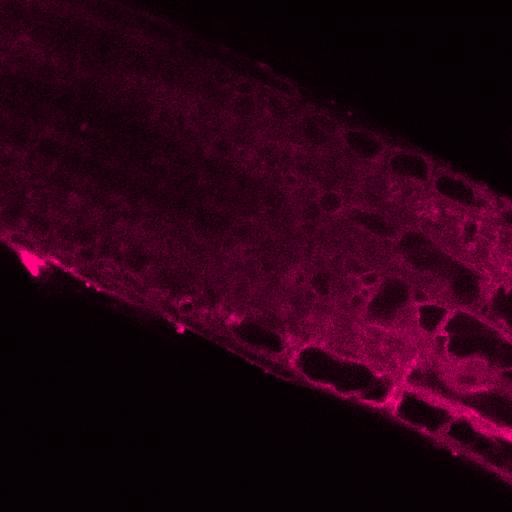
#> input picture frame 9 of others/plant.avi, 512 x 512 px
$ python optical_flow_dense.py
#> lines starting #> are read from the running program, lines starting #| are printed output that depends on the picture
# -*- coding: utf-8 -*-
"""
Created on Thu May 28 16:28:30 2020

@author: Andrea Bassi
"""


import numpy as np
import cv2 as cv
import matplotlib.pyplot as plt

cap = cv.VideoCapture(cv.samples.findFile("plant.avi"))

ret, frame1 = cap.read()
#> frame1 is the input picture: shape (512, 512, 3); mean B, G, R 19.7, 0.6, 40

#print(ret)
prvs_image = cv.cvtColor(frame1,cv.COLOR_BGR2GRAY)
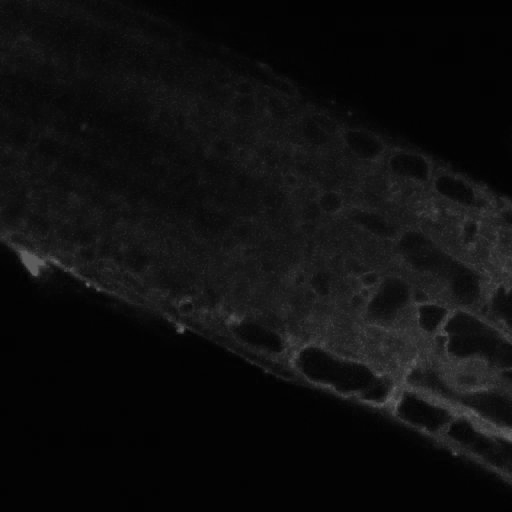
#> prvs_image: shape (512, 512); min 0, max 101, mean 14.6

# [5 lines of commented-out code are left out]

hsv = np.zeros_like(frame1)
hsv[:,:,1] = 255

#print(hsv.shape)

mip = np.zeros([512,512],dtype='float')

i = 0

while(1):
    i += 1
    #if i%3!=0: continue

    ret, frame2 = cap.read()
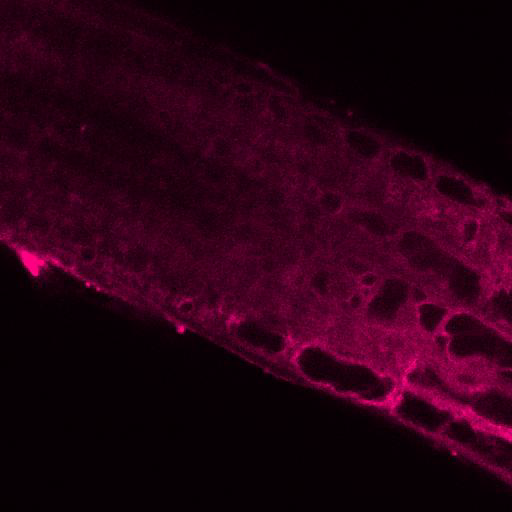
#> input picture frame 10 of others/plant.avi, 512 x 512 px
#> frame2 is the input picture: shape (512, 512, 3); mean B, G, R 19.7, 0.6, 39.9
    next_image = cv.cvtColor(frame2,cv.COLOR_BGR2GRAY) #+ prvs_image

    #flow = cv.calcOpticalFlowFarneback(prvs_image,next_image, None, 0.5, 3, 15, 3, 5, 1.2, 0)

    flow = cv.calcOpticalFlowFarneback(prvs_image,next_image, None, 0.5, 1, 15, 9, 5, 1.1, 1)

    mag, ang = cv.cartToPolar(flow[...,0], flow[...,1])
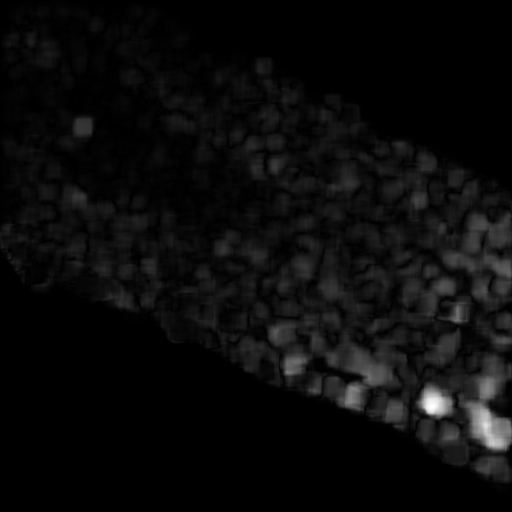
#> mag: shape (512, 512) float32; min 0, max 6.65, mean 0.295; drawn with min black and max white
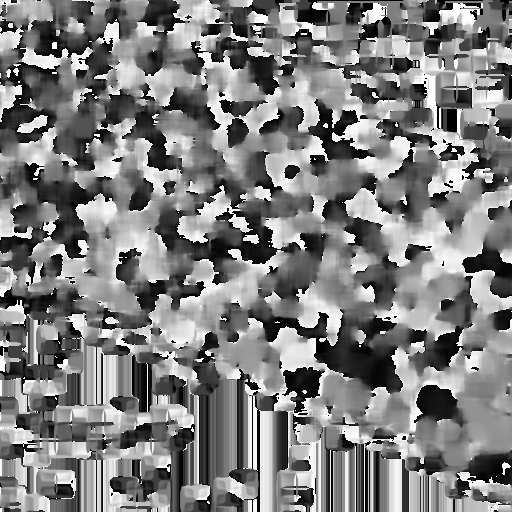
#> ang: shape (512, 512) float32; min 4.78e-20, max 6.28, mean 3.13; drawn with min black and max white


    mip = np.maximum(mip,mag)
    #mip[0,0] = 255
    #print(np.amin(mip))


    print(mag.shape)
#| (512, 512)

    #cv.imshow('Flow',mip)
    #cv.waitKey(10)
    plt.imshow (mag)
    plt.colorbar()
    plt.pause(0.01)
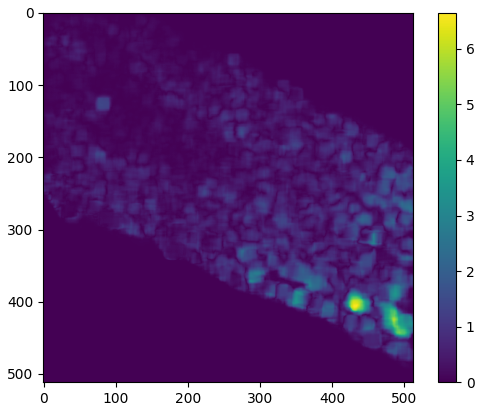
#> figure drawn by matplotlib, 2 panels

    prev_mag = mag
    prvs_image = next_image
    print(i)

cv.destroyAllWindows()
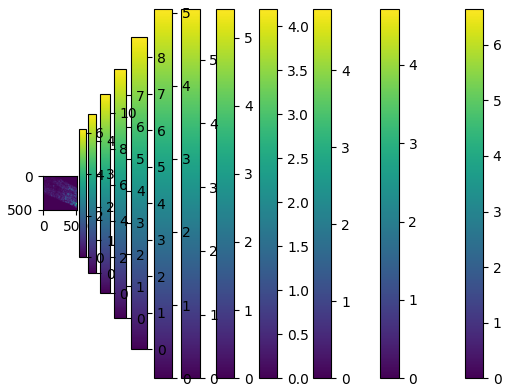
#> figure drawn by matplotlib, 13 panels

$ run again, starting later in the video
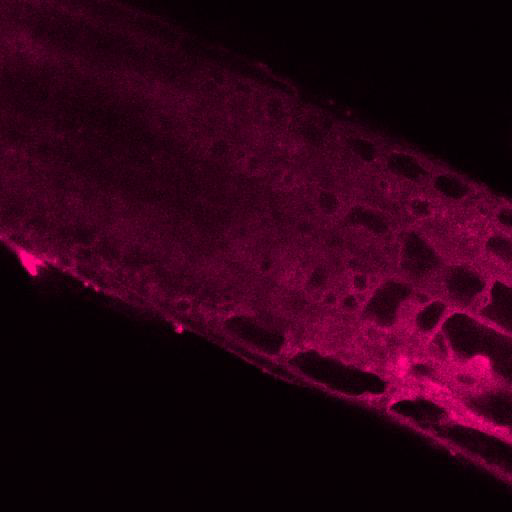
#> input picture frame 43 of others/plant.avi, 512 x 512 px
#> frame1 is the input picture: shape (512, 512, 3); mean B, G, R 21.8, 0.6, 44.2
#> `mag, ang = cv.cartToPolar(flow[...,0], flow[...,1])`:
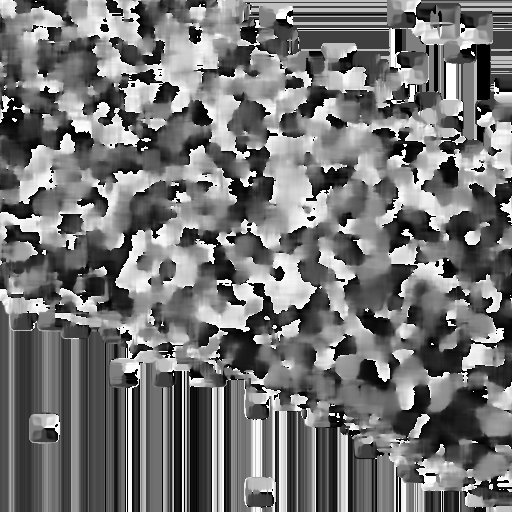
#> ang: shape (512, 512) float32; min 1.95e-18, max 6.28, mean 2.88; drawn with min black and max white
#| (512, 512)
#> `plt.pause(0.01)`:
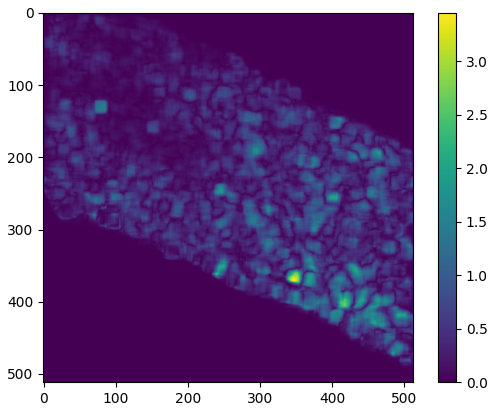
#> figure drawn by matplotlib, 2 panels

$ run again, starting later in the video
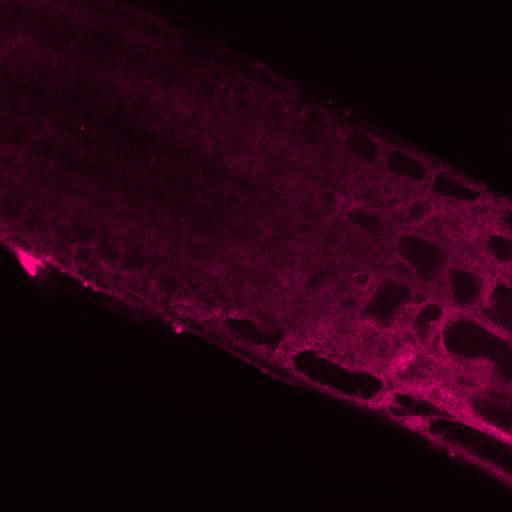
#> input picture frame 77 of others/plant.avi, 512 x 512 px
#> frame1 is the input picture: shape (512, 512, 3); mean B, G, R 17.6, 0.5, 36
#> `mag, ang = cv.cartToPolar(flow[...,0], flow[...,1])`:
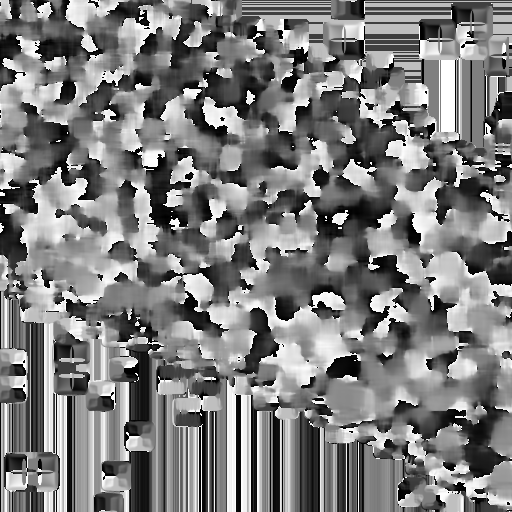
#> ang: shape (512, 512) float32; min 6.86e-12, max 6.28, mean 3.09; drawn with min black and max white
#| (512, 512)
#> `plt.pause(0.01)`:
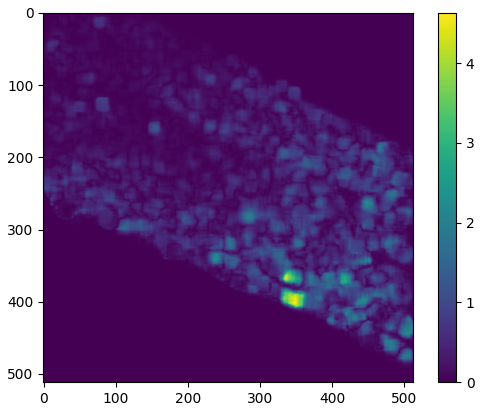
#> figure drawn by matplotlib, 2 panels
